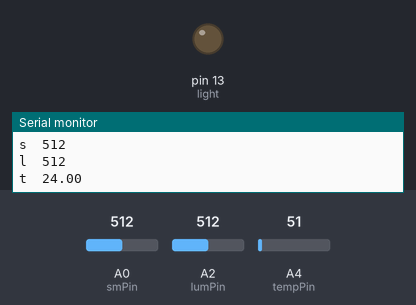
The sketch below on a simulated Arduino Uno, built with avr-gcc and run on an emulated ATmega328P. Parts: output pins drawn as LEDs (lit = HIGH), the last lines printed to the serial monitor. The inputs (shaded band) are chosen by the test bench; at power-on: A2 (lumPin) = 512, A0 (smPin) = 512, A4 (tempPin) = 51.

Above: at 1.2 s.
1.3 s: A2 (lumPin) set to 693
2.8 s: A2 (lumPin) set to 718
At 3.8 s:
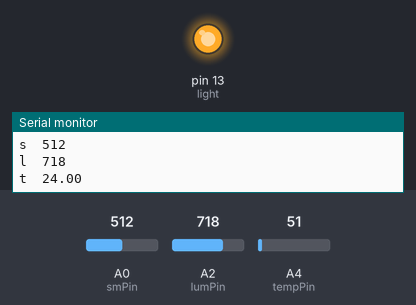
4.4 s: A2 (lumPin) set to 690
At 5.4 s:
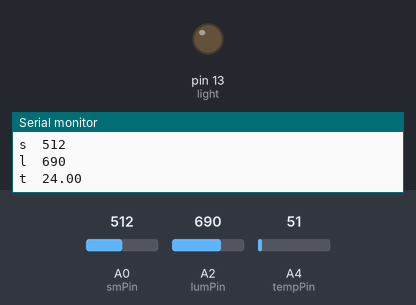
5.9 s: A2 (lumPin) set to 710
At 7.2 s:
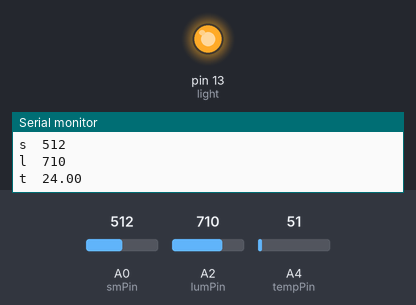
Timing chart, 0 to 8.4 s (numbered marks = the images above; inputs shaded):
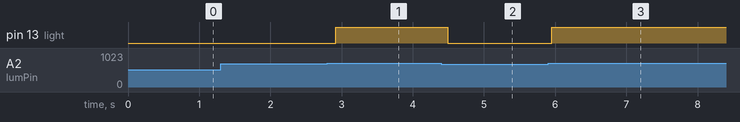

The sketch:

farm_arduino.ino
```cpp
#define smPin A0     //soil moisture input pin
#define lumPin A2    //ldr sensor input pin
#define tempPin A4   //temperature sensor input pin
#define light 13     //light output
int soil_moisture_level=0;//init the level
int light_threshold=700;//threshold that can be customized for any plant
int luminosity=0;//init the luminosity level
float temperature=0;

void setup() {
  Serial.begin(115200); //Serial object
  pinMode(light,OUTPUT);//init
  digitalWrite(light,LOW);//init
}

void soil_moisture_send()  //function to send soil moisture data serially to the main CU
{
  soil_moisture_level=analogRead(smPin);//ADC
  Serial.print("s");
  Serial.print("\t");
  Serial.print(soil_moisture_level);  //send in a pattern "s level"
  Serial.print("\n");
}

void luminosity_check()  //function to send ambient lighting conditions serially to the main CU
{
  luminosity=analogRead(lumPin);//ADC
  if (luminosity>light_threshold){//check for threshold(dim light or night)
    digitalWrite(light,HIGH);//Provide lighting for artificial photosynthesis
  }
  else{
    digitalWrite(light,LOW);
  }
  Serial.print("l");
  Serial.print("\t");
  Serial.print(luminosity);
  Serial.print("\n");//send in a pattern "l luminosity"
}

void temperature_send()  //sending temperature of the environment serially
{
  temperature=(analogRead(tempPin)*500)/1023;//calc temperature in *C from ADC
  Serial.print("t");
  Serial.print("\t");
  Serial.print(temperature);
  Serial.print("\n");//send in a pattern "t temperature"
}
void loop() {
  soil_moisture_send();//call to func soil_moisture_send()
  delay(10);
  luminosity_check();//call to func luminosity_check()
  delay(10);
  temperature_send();//call to func temperature_send()
  delay(100);//delay to stabilise stuff
}
```

Measured:
- the behaviour switches between 700 and 701 on A2 (lumPin) (found by bisection; images 0 and 1)
- after the input at 2.8 s, pin 13 (light): LOW → HIGH after 0.12 s
- after the input at 4.4 s, pin 13 (light): HIGH → LOW after 0.09 s
- after the input at 5.9 s, pin 13 (light): LOW → HIGH after 0.05 s
